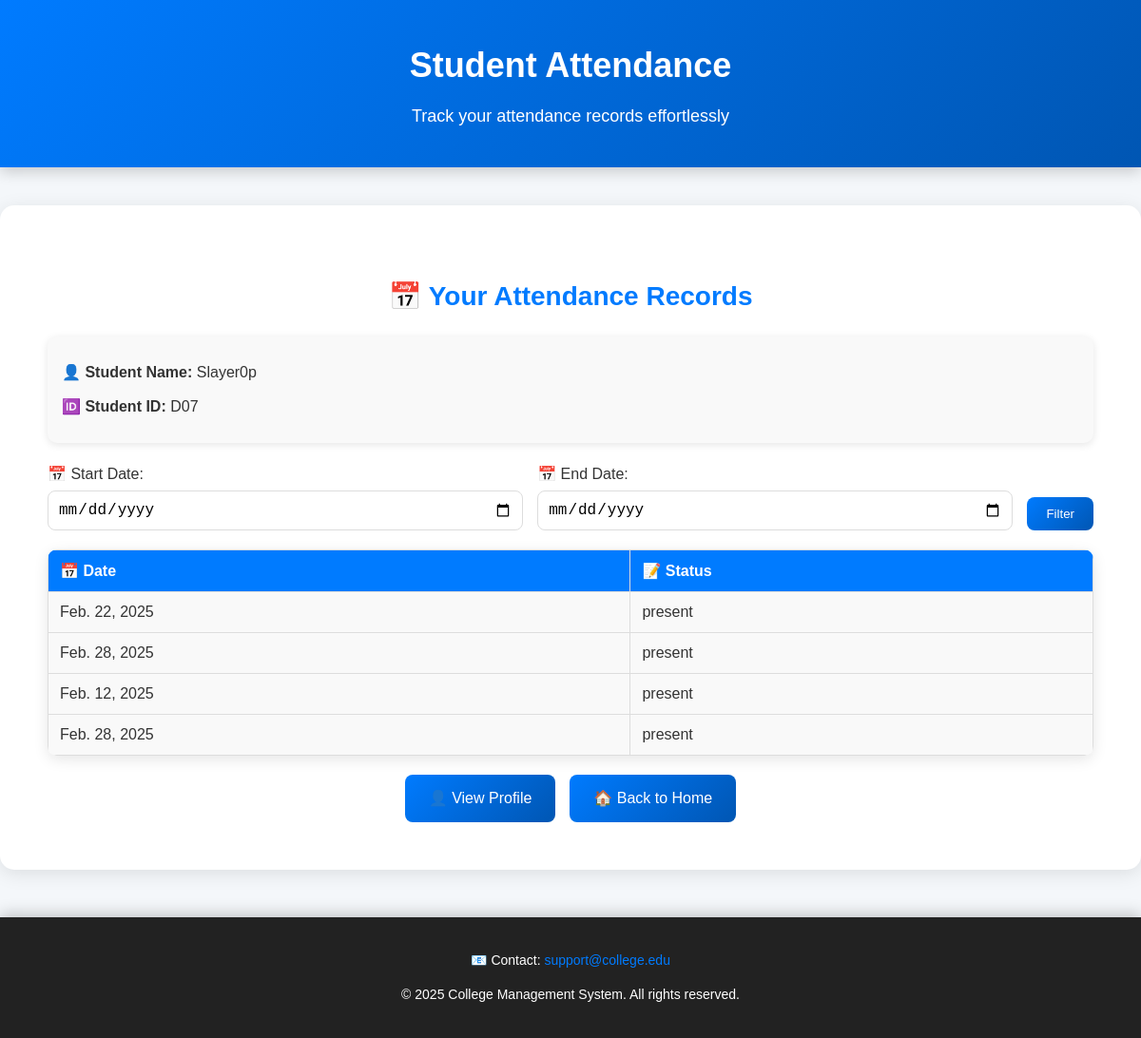
Screenshot of /student/attendance/ (signed in) with the database file from the repository.
### app/models.py (models this page shows, shortened)
class Student(models.Model):
    user = models.OneToOneField(User, on_delete=models.CASCADE)
    student_id = models.CharField(max_length=20, unique=True)

class User(AbstractUser):
    is_student = models.BooleanField(default=False)
    is_teacher = models.BooleanField(default=False)

class Attendance(models.Model):
    student = models.ForeignKey(Student, on_delete=models.CASCADE)
    date = models.DateField()
    status = models.CharField(
        max_length=10,
        choices=[('present', 'Present'), ('absent', 'Absent'), ('late', 'Late')],
        default='present'  # Set a default value
    )

### app/views.py (the view)
# urls.py: path('student/attendance/', views.student_afl, name='student_afl'),
@login_required
def student_afl(request):
    student = get_object_or_404(Student, user=request.user)
    attendances = Attendance.objects.filter(student=student)
    start_date = request.GET.get('start_date')
    end_date = request.GET.get('end_date')
    if start_date and end_date:
        attendances = attendances.filter(date__range=[start_date, end_date])
    return render(request, 'student_afl.html', {'student': student, 'attendances': attendances})

### app/templates/student_afl.html (shortened to what this page needs)
{% load static %}
<html lang="en">
<head>
    <link rel="stylesheet" type="text/css" href="{% static 'app/css/student_afl.css' %}">
    <link rel="stylesheet" href="https://cdnjs.cloudflare.com/ajax/libs/font-awesome/6.0.0/css/all.min.css">
</head>
<body>
    <header class="header">
        <h1>Student Attendance</h1>
        <p>Track your attendance records effortlessly</p>
    </header>
    <div class="container">
        <div class="attendance-records">
            <h2>📅 Your Attendance Records</h2>
            <div class="student-info">
                <p><strong>👤 Student Name:</strong> {{ student.user.username }}</p>
                <p><strong>🆔 Student ID:</strong> {{ student.student_id }}</p>
            </div>
            <form method="get" action="{% url 'student_afl' %}" class="filter-form">
                <div class="form-group">
                    <label for="start_date">📅 Start Date:</label>
                    <input type="date" id="start_date" name="start_date" value="{{ request.GET.start_date }}">
                </div>
                <div class="form-group">
                    <label for="end_date">📅 End Date:</label>
                    <input type="date" id="end_date" name="end_date" value="{{ request.GET.end_date }}">
                </div>
                <button type="submit" class="btn">Filter</button>
            </form>
            <table>
                <thead>
                    <tr>
                        <th>📅 Date</th>
                        <th>📝 Status</th>
                    </tr>
                </thead>
                <tbody>
                    {% for attendance in attendances %}
                        <tr>
                            <td>{{ attendance.date }}</td>
                            <td>{{ attendance.status }}</td>
                        </tr>
                    {% endfor %}
                </tbody>
            </table>
            <div class="action-buttons">
                <a href="{% url 'student_profile' %}" class="btn">👤 View Profile</a>
                <a href="{% url 'home' %}" class="btn">🏠 Back to Home</a>
            </div>
        </div>
    </div>
    <footer class="footer">
        <p>📧 Contact: <a href="mailto:support@college.edu">support@college.edu</a></p>
        <p>&copy; 2025 College Management System. All rights reserved.</p>
    </footer>
</body>
</html>

### app/static/app/css/student_afl.css (style rules this page uses)
body { font-family: 'Poppins', sans-serif; background-color: #f4f7fa; margin: 0; padding: 0; color: #333; line-height: 1.6; }
.header { background: linear-gradient(135deg, #007bff, #0056b3); color: white; padding: 40px 20px; text-align: center; box-shadow: 0px 4px 15px rgba(0, 0, 0, 0.2); }
.header h1 { font-size: 36px; font-weight: 700; margin: 0; animation: fadeInDown 1s ease-in-out; }
.header p { font-size: 18px; margin: 10px 0 0; animation: fadeInUp 1s ease-in-out; }
.container { padding: 30px; max-width: 1200px; margin: 40px auto; background: white; border-radius: 15px; box-shadow: 0px 4px 20px rgba(0, 0, 0, 0.1); animation: fadeIn 1s ease-in-out; }
.attendance-records { padding: 20px; }
.attendance-records h2 { font-size: 28px; color: #007bff; margin-bottom: 20px; text-align: center; }
.student-info { background: #f9f9f9; padding: 15px; border-radius: 10px; margin-bottom: 20px; box-shadow: 0px 2px 8px rgba(0, 0, 0, 0.1); }
.student-info p { margin: 10px 0; font-size: 16px; }
.filter-form { display: flex; gap: 15px; flex-wrap: wrap; margin-bottom: 20px; }
.form-group { flex: 1; min-width: 200px; }
.filter-form label { font-size: 16px; font-weight: 500; margin-bottom: 5px; display: block; }
.filter-form input { width: 100%; padding: 10px; font-size: 16px; border: 1px solid #ddd; border-radius: 8px; transition: all 0.3s ease; }
.filter-form .btn { padding: 10px 20px; background: linear-gradient(135deg, #007bff, #0056b3); color: white; border: none; border-radius: 8px; cursor: pointer; transition: all 0.3s ease; align-self: flex-end; }
table { width: 100%; border-collapse: collapse; margin-top: 20px; background: white; border-radius: 10px; overflow: hidden; box-shadow: 0px 4px 15px rgba(0, 0, 0, 0.1); }
table th, table td { padding: 12px; text-align: left; border: 1px solid #ddd; }
table th { background-color: #007bff; color: white; font-weight: 600; }
table td { background-color: #f9f9f9; }
.action-buttons { display: flex; justify-content: center; gap: 15px; margin-top: 20px; }
.action-buttons .btn { display: inline-block; padding: 12px 25px; background: linear-gradient(135deg, #007bff, #0056b3); color: white; text-decoration: none; border-radius: 8px; transition: all 0.3s ease; }
.footer { background-color: #222; color: white; text-align: center; padding: 20px 0; margin-top: 50px; font-size: 14px; box-shadow: 0px -4px 15px rgba(0, 0, 0, 0.2); }
.footer a { color: #007bff; text-decoration: none; transition: all 0.3s ease; }

### rows the page displays
Student: user.username "Slayer0p", student_id "D07"
Attendance: date "Feb. 22, 2025", status "present"
Attendance: date "Feb. 28, 2025", status "present"
Attendance: date "Feb. 12, 2025", status "present"
Attendance: date "Feb. 28, 2025", status "present"
